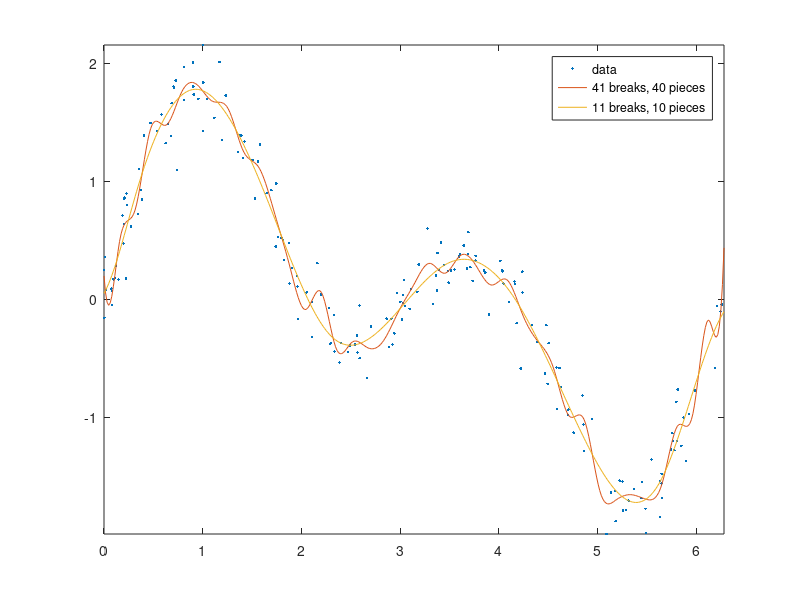

MATLAB code to generate this figure:
clear
x = 2 * pi * rand (1, 200);
y = sin (x) + sin (2 * x) + 0.2 * randn (size (x));
## Uniform breaks
breaks = linspace (0, 2 * pi, 41); % 41 breaks, 40 pieces
pp1 = splinefit (x, y, breaks);
## Breaks interpolated from data
pp2 = splinefit (x, y, 10);  % 11 breaks, 10 pieces
## Plot
xx = linspace (0, 2 * pi, 400);
y1 = ppval (pp1, xx);
y2 = ppval (pp2, xx);
plot (x, y, ".", xx, [y1; y2])
axis tight
ylim auto
legend ({"data", "41 breaks, 40 pieces", "11 breaks, 10 pieces"})
